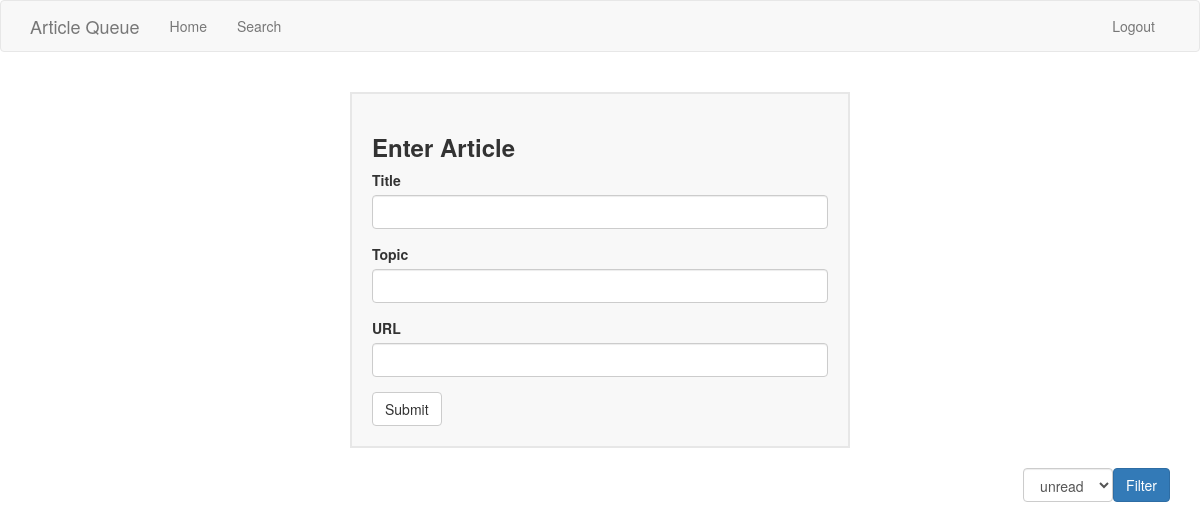
The page /index (signed in) on the database as committed earlier.
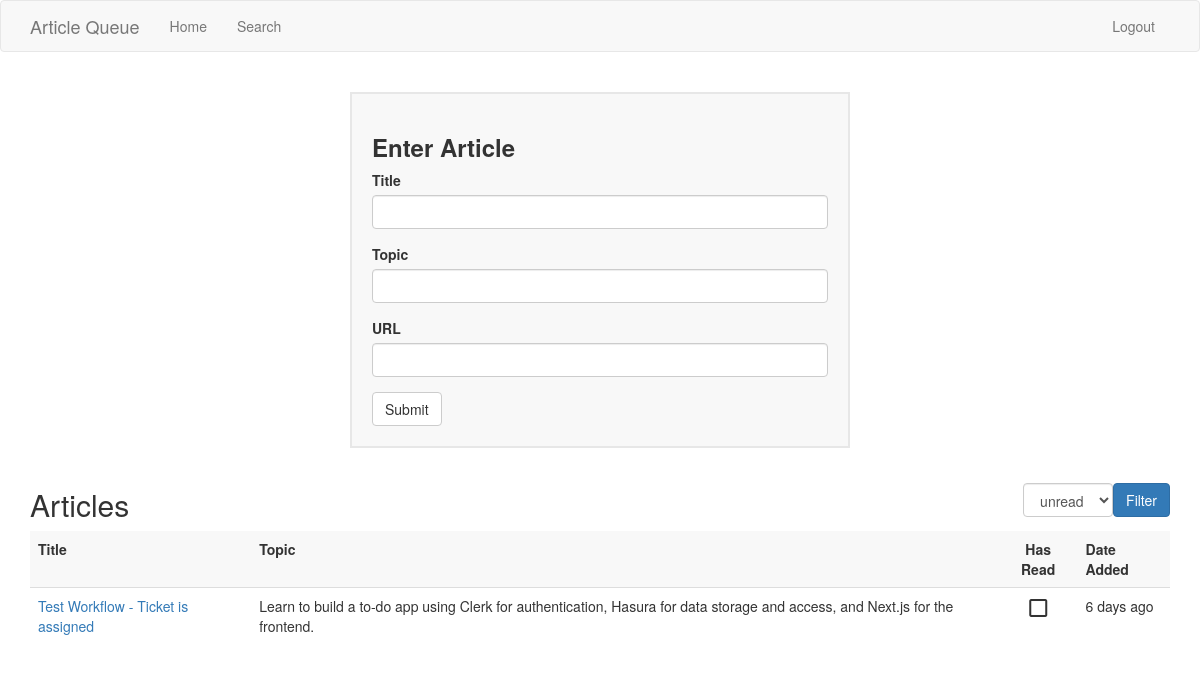
The same page on the database as committed later.
### app/models.py (models this page shows, shortened)
class Article(db.Model):
    id = db.Column(db.Integer, primary_key=True)
    title = db.Column(db.String(120), index=True)
    topic = db.Column(db.String(140), index=True)
    url = db.Column(db.String(120))
    timestamp = db.Column(db.DateTime, index=True, default=datetime.utcnow)
    has_read = db.Column(db.Boolean, default=False)
    user_id = db.Column(db.Integer, db.ForeignKey('user.id'))

### app/routes.py (the view)
@app.route('/', methods=['GET', 'POST'])
@app.route('/index', methods=['GET', 'POST'])
@login_required
def index():
    form = ArticleForm()
    filter = request.args.get('filter')
    articles = current_user.articles.order_by(Article.timestamp.desc()).all()
    if filter == 'read':
      article_query = current_user.articles.order_by(Article.timestamp.desc()).filter_by(has_read=True)
      articles = [ article for article in article_query ]
    elif filter == 'unread':
      article_query = current_user.articles.order_by(Article.timestamp.desc()).filter_by(has_read=False)
      articles = [ article for article in article_query ]
    if form.validate_on_submit():
      article = Article(title=form.title.data, topic=form.topic.data, url=form.url.data, author=current_user)
      db.session.add(article)
      db.session.commit()
      flash('You added a new article')
      return redirect(url_for('index'))
    return  render_template('index.html', form=form, articles=articles, filter=filter)

### app/forms.py
class ArticleForm(FlaskForm):
    title = StringField('Title', validators=[DataRequired()])
    topic = StringField('Topic', validators=[DataRequired()])
    url = StringField('URL', validators=[DataRequired(), URL()])
    submit = SubmitField('Submit')

### app/models.py (called while the page is built)
@login.user_loader
def load_user(id):
    return User.query.get(int(id))

### app/templates/index.html (shortened to what this page needs)
{% extends "base.html" %} {% import 'bootstrap/wtf.html' as wtf %} {% block
page_content %}
<div>
  <div
    class="card"
  >
    <h3 class="card-title">Enter Article</h5>
    {{ wtf.quick_form(form) }}
  </div>
  {% if articles %}
    <div style="margin-top: 20px;">
      <div class="table-title">
        <h2>Articles</h2>
        {% include 'subtemplates/filter_form.html' %}
      </div>
      <table class="table">
        <thead class="table-header">
          <tr>
            <td>Title</td>
            <td>Topic</td>
            <td class="has-read-column">Has Read</td>
            <td>Date Added</td>
          </tr>
        </thead>
        <tbody class="article-list-body">
          {% for article in articles %}
            {% include 'subtemplates/article.html' %}
          {% endfor %}
        </tbody>
      </table>
    </div>
  {% else %}
  <div class="table-title">
    {% include 'subtemplates/filter_form.html' %}
  </div>
  {% endif %}
  {% endblock %}

### app/templates/subtemplates/article.html
{% block body %}
<tr class="article-row" id="{{ url_for( 'article', id=article.id ) }}">
  <td>
    <a href="{{ article.url }}" target="_blank">{{ article.title }}</a>
  </td>
  <td>{{ article.topic }}</td>
  <td class="has-read-column">
    {% if article.has_read %}
    <span class="material-icons"> check_box </span>
    {% else %}
    <span class="material-icons">check_box_outline_blank</span>
    {% endif %}
  </td>
  <td>{{ moment(article.timestamp).fromNow() }}</td>
</tr>
{% endblock %}

Rows that differ between the two databases and show on the page:
added Article: title "Test Workflow - Ticket is assigned", topic "Learn to build a to-do app using Clerk for authentication, Hasura for data storage and access, and Next.js for the frontend.", has_read False (drawn), timestamp "6 days ago"
Other text that changed with them:
text now shown: "Articles Title Topic Has Read Date Added"
